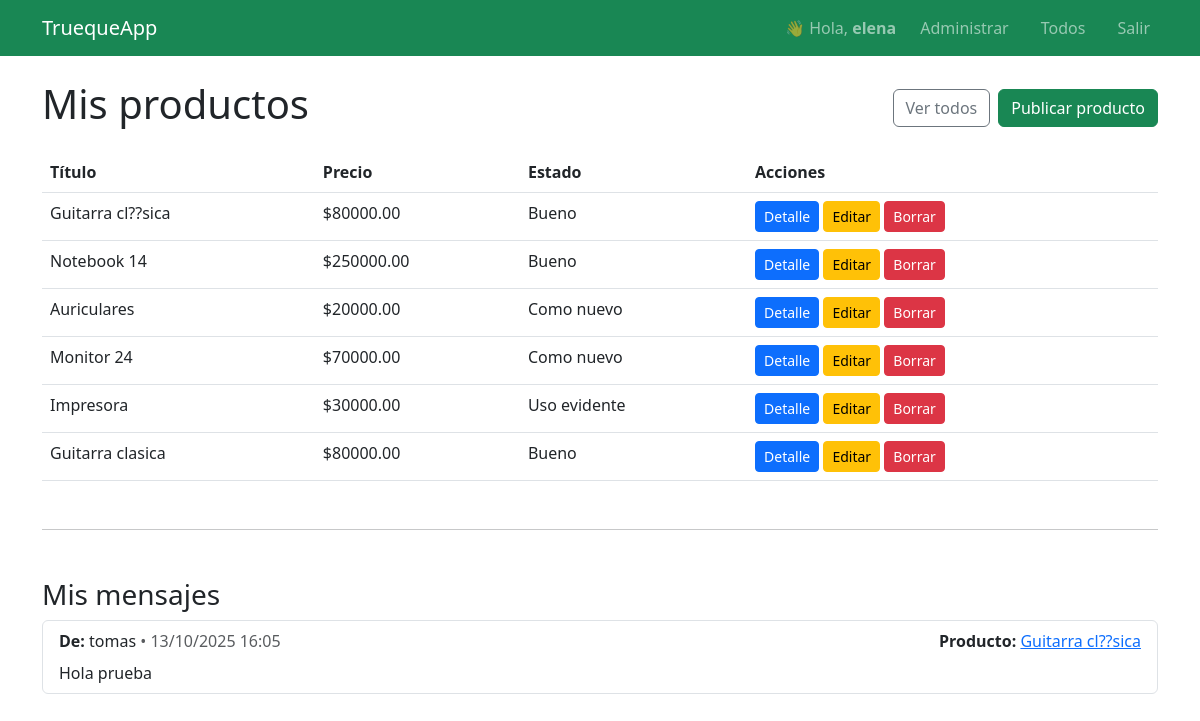
The app's page / (signed in) with its own data.
### productos/models.py (models this page shows, shortened)
class Producto(models.Model):
    titulo = models.CharField(max_length=120)
    descripcion = models.TextField()
    precio = models.DecimalField(max_digits=10, decimal_places=2)
    estado = models.CharField(max_length=20)
    vendedor = models.ForeignKey(User, on_delete=models.CASCADE)
    class Meta:
        permissions = [
            ("view_all_producto", "Ver todos los productos"),
        ]

class Mensaje(models.Model):
    producto  = models.ForeignKey(Producto, on_delete=models.CASCADE, related_name='mensajes')
    remitente = models.ForeignKey(User, on_delete=models.CASCADE, related_name='mensajes_enviados')
    contenido = models.TextField()
    creado    = models.DateTimeField(auto_now_add=True)

### productos/views.py (the view)
# urls.py: path('', views.home, name='home'),
@login_required
def home(request):
    mis_productos = Producto.objects.filter(vendedor=request.user)
    mis_mensajes = (
        Mensaje.objects
        .select_related('producto', 'remitente')
        .filter(producto__vendedor=request.user)
        .order_by('-creado')
    )
    return render(request, 'home.html', {
        'productos': mis_productos,
        'mensajes': mis_mensajes,
    })

### productos/templates/home.html (shortened to what this page needs)
{% extends "base.html" %}
{% block content %}
<div class="d-flex justify-content-between align-items-center">
  <h1>Mis productos</h1>
  <div class="d-flex gap-2">
    <a class="btn btn-outline-secondary" href="{% url 'todas' %}">Ver todos</a>
    {% if perms.productos.add_producto %}
      <a class="btn btn-success" href="{% url 'crear' %}">Publicar producto</a>
    {% endif %}
  </div>
</div>
<table class="table mt-3">
  <thead>
    <tr><th>Título</th><th>Precio</th><th>Estado</th><th>Acciones</th></tr>
  </thead>
  <tbody>
    {% for p in productos %}
    <tr>
      <td>{{ p.titulo }}</td>
      <td>${{ p.precio }}</td>
      <td>{{ p.estado }}</td>
      <td>
        <a class="btn btn-sm btn-primary" href="{% url 'detalle' p.titulo %}">Detalle</a>
        {% if perms.productos.change_producto and p.vendedor == user %}
          <a class="btn btn-sm btn-warning" href="{% url 'editar' p.titulo %}">Editar</a>
        {% endif %}
        {% if perms.productos.delete_producto and p.vendedor == user %}
          <a class="btn btn-sm btn-danger" href="{% url 'borrar' p.titulo %}">Borrar</a>
        {% endif %}
      </td>
    </tr>
    {% empty %}
    <tr><td colspan="4">Aún no tienes productos</td></tr>
    {% endfor %}
  </tbody>
</table>
{% if perms.productos.add_producto %}
<hr class="my-5">
<h3>Mis mensajes</h3>
<ul class="list-group">
  {% for m in mensajes %}
    <li class="list-group-item">
      <div class="d-flex justify-content-between">
        <div>
          <strong>De:</strong> {{ m.remitente.username }}
          <span class="text-muted">• {{ m.creado|date:"d/m/Y H:i" }}</span>
        </div>
        <div>
          <strong>Producto:</strong>
          <a href="{% url 'detalle' m.producto.titulo %}">{{ m.producto.titulo }}</a>
        </div>
      </div>
      <div class="mt-2">{{ m.contenido }}</div>
    </li>
  {% empty %}
    <li class="list-group-item">Aún no tienes mensajes.</li>
  {% endfor %}
</ul>
{% endif %}
{% endblock %}

### productos/templates/base.html (shortened to what this page needs)
<!doctype html>
<html lang="es">
<head>
  <link href="https://cdn.jsdelivr.net/npm/bootstrap@5.3.0/dist/css/bootstrap.min.css" rel="stylesheet">
</head>
<body>
<nav class="navbar navbar-expand-lg navbar-dark bg-success">
  <div class="container">
    <a class="navbar-brand" href="{% url 'home' %}">TruequeApp</a>
    <div class="collapse navbar-collapse" id="mainNav">
      <ul class="navbar-nav ms-auto align-items-center gap-3">
        {% if user.is_authenticated %}
          <li class="nav-item">
            <span class="navbar-text">👋 Hola, <strong>{{ user.username }}</strong></span>
          </li>
          {% if user.is_staff or user.is_superuser %}
            <li class="nav-item">
              <a class="nav-link" href="{% url 'admin:index' %}">Administrar</a>
            </li>
          {% endif %}
          <li class="nav-item"><a class="nav-link" href="{% url 'todas' %}">Todos</a></li>
          <li class="nav-item"><a class="nav-link" href="{% url 'logout' %}">Salir</a></li>
        {% else %}
          <li class="nav-item"><a class="nav-link" href="{% url 'login' %}">Ingresar</a></li>
          <li class="nav-item"><a class="nav-link" href="{% url 'registro' %}">Registrarse</a></li>
        {% endif %}
      </ul>
    </div>
  </div>
</nav>
<main class="container py-4">
  {% block content %}{% endblock %}
</main>
</body>
</html>

### records on screen
Producto: titulo "Guitarra cl??sica", precio "80000.00", estado "Bueno", shows "Editar", shows "Borrar"
Producto: titulo "Notebook 14", precio "250000.00", estado "Bueno", shows "Editar", shows "Borrar"
Producto: titulo "Auriculares", precio "20000.00", estado "Como nuevo", shows "Editar", shows "Borrar"
Producto: titulo "Monitor 24", precio "70000.00", estado "Como nuevo", shows "Editar", shows "Borrar"
Producto: titulo "Impresora", precio "30000.00", estado "Uso evidente", shows "Editar", shows "Borrar"
Producto: titulo "Guitarra clasica", precio "80000.00", estado "Bueno", shows "Editar", shows "Borrar"
Mensaje: remitente.username "tomas", creado "13/10/2025 16:05", producto.titulo "Guitarra cl??sica", contenido "Hola prueba"

### other values on screen
{{ user.username }} "elena"
